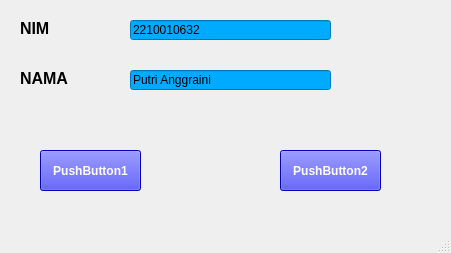
<?xml version="1.0" encoding="UTF-8"?>
<ui version="4.0">
 <class>MainWindow</class>
 <widget class="QMainWindow" name="MainWindow">
  <property name="geometry">
   <rect>
    <x>0</x>
    <y>0</y>
    <width>451</width>
    <height>253</height>
   </rect>
  </property>
  <property name="windowTitle">
   <string>MainWindow</string>
  </property>
  <widget class="QWidget" name="centralwidget">
   <widget class="QLabel" name="label">
    <property name="geometry">
     <rect>
      <x>20</x>
      <y>20</y>
      <width>61</width>
      <height>16</height>
     </rect>
    </property>
    <property name="font">
     <font>
      <pointsize>12</pointsize>
      <weight>75</weight>
      <bold>true</bold>
     </font>
    </property>
    <property name="styleSheet">
     <string notr="true"/>
    </property>
    <property name="text">
     <string>NIM</string>
    </property>
   </widget>
   <widget class="QLabel" name="label_2">
    <property name="geometry">
     <rect>
      <x>20</x>
      <y>70</y>
      <width>61</width>
      <height>16</height>
     </rect>
    </property>
    <property name="font">
     <font>
      <pointsize>12</pointsize>
      <weight>75</weight>
      <bold>true</bold>
     </font>
    </property>
    <property name="styleSheet">
     <string notr="true"/>
    </property>
    <property name="text">
     <string>NAMA</string>
    </property>
   </widget>
   <widget class="QLineEdit" name="lineEdit">
    <property name="geometry">
     <rect>
      <x>130</x>
      <y>20</y>
      <width>201</width>
      <height>20</height>
     </rect>
    </property>
    <property name="styleSheet">
     <string notr="true">background-color: rgb(0, 170, 255);</string>
    </property>
    <property name="text">
     <string>2210010632</string>
    </property>
   </widget>
   <widget class="QLineEdit" name="lineEdit_2">
    <property name="geometry">
     <rect>
      <x>130</x>
      <y>70</y>
      <width>201</width>
      <height>20</height>
     </rect>
    </property>
    <property name="styleSheet">
     <string notr="true">background-color: rgb(0, 170, 255);</string>
    </property>
    <property name="text">
     <string>Putri Anggraini</string>
    </property>
   </widget>
   <widget class="QPushButton" name="pushButton">
    <property name="geometry">
     <rect>
      <x>40</x>
      <y>150</y>
      <width>101</width>
      <height>41</height>
     </rect>
    </property>
    <property name="font">
     <font>
      <weight>75</weight>
      <bold>true</bold>
     </font>
    </property>
    <property name="styleSheet">
     <string notr="true">background-color: rgb(0, 0, 255);
color: rgb(255, 255, 255);</string>
    </property>
    <property name="text">
     <string>PushButton1</string>
    </property>
   </widget>
   <widget class="QPushButton" name="pushButton_2">
    <property name="geometry">
     <rect>
      <x>280</x>
      <y>150</y>
      <width>101</width>
      <height>41</height>
     </rect>
    </property>
    <property name="font">
     <font>
      <weight>75</weight>
      <bold>true</bold>
     </font>
    </property>
    <property name="styleSheet">
     <string notr="true">background-color: rgb(0, 0, 255);
color: rgb(255, 255, 255);</string>
    </property>
    <property name="text">
     <string>PushButton2</string>
    </property>
   </widget>
  </widget>
  <widget class="QMenuBar" name="menubar">
   <property name="geometry">
    <rect>
     <x>0</x>
     <y>0</y>
     <width>451</width>
     <height>18</height>
    </rect>
   </property>
  </widget>
  <widget class="QStatusBar" name="statusbar"/>
 </widget>
 <resources/>
 <connections/>
</ui>
